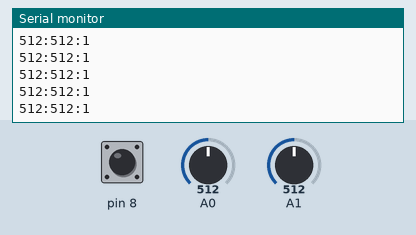
A sketch run on a simulated Arduino Uno, built with avr-gcc and run on an emulated ATmega328P. On the bench: the last lines printed to the serial monitor. The test bench sets the inputs (shaded band); at power-on: A0 = 512, A1 = 512, pin 8 HIGH.

Above: at 1.2 s.
1.3 s: A0 set to 716
At 1.31 s:
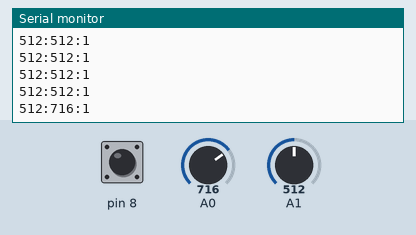
2.8 s: A1 set to 716
At 2.82 s:
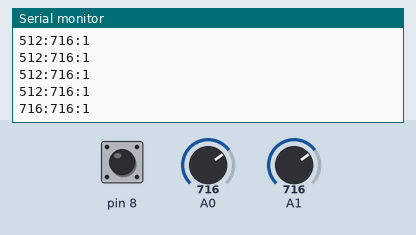
4.3 s: pin 8 pulled LOW for 0.15 s
At 4.33 s:
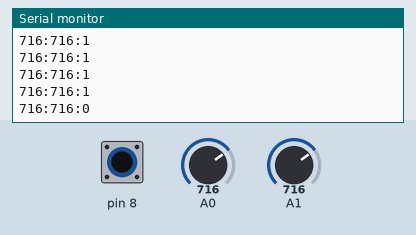
5.9 s: A0 set to 900
At 5.94 s:
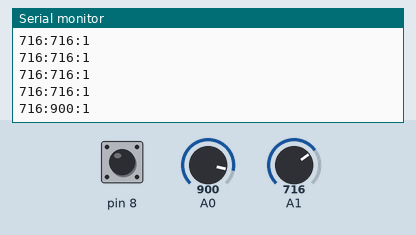
7.4 s: pin 8 pulled LOW for 1 s
At 7.45 s:
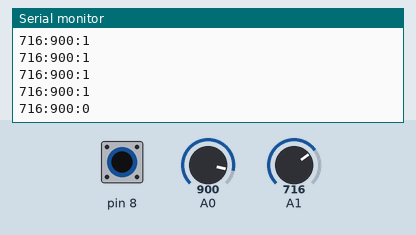
9.9 s: A1 set to 0
At 9.97 s:
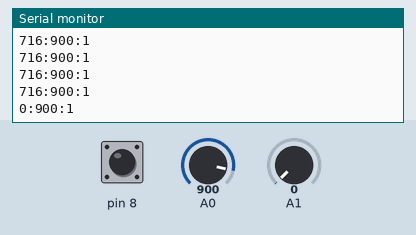
Timing chart, 0 to 12.9 s (numbered marks = the images above; inputs shaded):
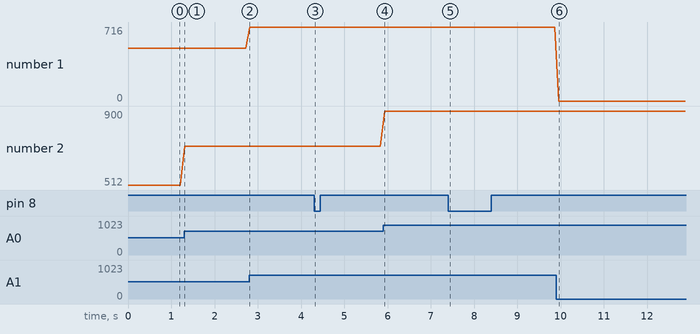

Measured:
- after the input at 1.3 s, the serial monitor: prints a new line at once (image 1)
- after the input at 2.8 s, the serial monitor: prints a new line at once (image 2)
- after the input at 4.3 s, the serial monitor: prints a new line at once (image 3)
- after the input at 5.9 s, the serial monitor: prints a new line at once (image 4)
- after the input at 7.4 s, the serial monitor: prints a new line after 0.05 s (image 5)
- after the input at 9.9 s, the serial monitor: prints a new line after 0.06 s (image 6)
- plotted number 2: 512 → 716 after the input at 1.3 s, 716 → 900 after the input at 5.9 s

The sketch:

Raspberrypi_Arduino_Serial_ino.ino
```cpp
void setup() {
  Serial.begin(9600);
  pinMode(8,INPUT_PULLUP);


}


void loop() {

  Serial.print(analogRead(A1));

  Serial.print(":");
  Serial.print(analogRead(A0));

  Serial.print(":");
  Serial.println(digitalRead(8));

  delay(100);
}
```
